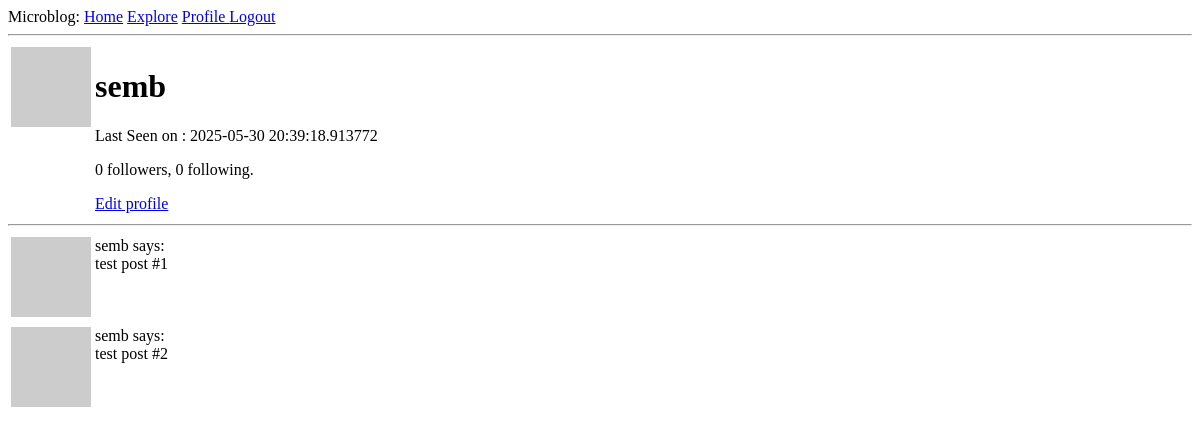
Before: /user/semb (signed in) with the older database file.
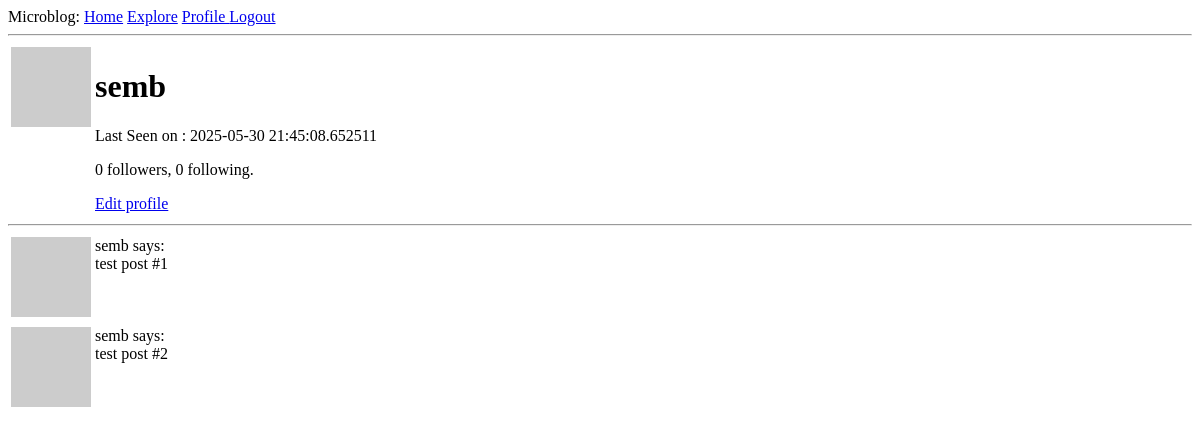
After: the same page with the newer database file.
### app/models.py (models this page shows, shortened)
class User(db.Model, UserMixin):
    id: so.Mapped[int] = so.mapped_column(primary_key=True)
    username:so.Mapped[str]  = so.mapped_column(sa.String(64), index=True, unique=True)
    email:so.Mapped[str]  = so.mapped_column( sa.String(120), index=True, unique=True)
    password_hash:so.Mapped[Optional[str]]  = so.mapped_column(sa.String(256))
    about_me: so.Mapped[Optional[str]] = so.mapped_column(sa.String(140))
    last_seen: so.Mapped[Optional[datetime]] = so.mapped_column(
        default=lambda: datetime.now(timezone.utc)
    )
    posts: so.WriteOnlyMapped['Post'] = so.relationship( back_populates = 'author')
    following: so.WriteOnlyMapped['User'] = so.relationship(
        secondary = followers,
        primaryjoin = (followers.c.follower_id == id),
        secondaryjoin=(followers.c.followed_id == id),
        back_populates='followers'
    )
    followers: so.WriteOnlyMapped['User'] = so.relationship(
        secondary = followers,
        primaryjoin = (followers.c.followed_id == id),
        secondaryjoin = (followers.c.follower_id == id),
        back_populates = 'following'
    )
    def followers_count(self) -> Optional[int] :
        query = (
            sa.select(sa.func.count())
            .select_from(
                self.followers.select().subquery()
            )
        )
        return db.session.scalar(query)
    def following_count(self) -> Optional[int] :
        query = (
            sa.select( sa.func.count() )
            .select_from(
            self.following.select().subquery()
            )
        )
        return db.session.scalar(query)
    def avatar(self,size):
        digest = md5(
            self.email
            .lower()
            .encode('utf-8')
            ).hexdigest()
        return f"https://www.gravatar.com/avatar/{digest}?d=identicon&s={size}"

### app/routes.py (the view)
@app.route('/user/<username>')
@login_required
def user(username):
    user = db.first_or_404( sa
                            .select(User)
                            .where(User.username==username)
                            )
    sample_posts = [
        {'author':user, 'body':'test post #1'},
        {'author':user, 'body':'test post #2'}
    ]
    form = EmptyForm()
    return render_template( 'user.html', user=user, posts=sample_posts, form=EmptyForm() )

### app/routes.py (called while the page is built)
@login_manager.user_loader
def load_user(id):
    return db.session.get(User, int(id))

@app.before_request
def before_request():
    if current_user.is_authenticated:
        current_user.last_seen = datetime.now(timezone.utc)
        db.session.commit()

### app/templates/user.html (shortened to what this page needs)
{% extends "base.html" %}
{% block content %}
<table>
    <tr valign="top">
        <td>
            <img src="{{ user.avatar(128) }}" alt="">
        </td>
        <td>
            <h1> {{ user.username }} </h1>
            {% if user.last_seen %}
                <p> Last Seen on : {{user.last_seen}}</p>
            {% endif %}
            <p>{{ user.followers_count() }} followers, {{ user.following_count() }} following.</p>
            {% if user==current_user  %}
                <a href={{url_for('edit_profile')}}>Edit profile</a>
            {% endif %}
        </td>
    </tr>
</table>
<hr>
{% for post in posts  %}
    {% include "_post.html" %}
{% endfor %}
{% endblock %}

### app/templates/base.html (shortened to what this page needs)
<!doctype html>
<html>
<head>
</head>
<body>
    <div>
        Microblog:
        <a href={{ url_for('index') }}>Home</a>
        <a href={{ url_for('explore') }}>Explore</a>
        {% if current_user.is_anonymous  %}
            <a href={{ url_for('login') }}>Login</a>
        {% else %}
        <a href={{ url_for('user', username=current_user.username) }}> Profile </a>
        <a href={{ url_for('logout') }}>Logout</a>
        {% endif %}
    </div>
    <hr>
    {% block content %}{% endblock  %}
</body>
</html>

### app/templates/_post.html
<table>
    <tr valign="top">
        <td>
            <img src="{{ post.author.avatar(36) }}" alt="">
        </td>
        <td>
            {{post.author.username}} says: <br>
            {{ post.body }}
        </td>
    </tr>
</table>

Changed rows visible on the page:
changed User "semb": last_seen "2025-05-30 20:39:18.913772" → "2025-05-30 21:45:08.652511"
